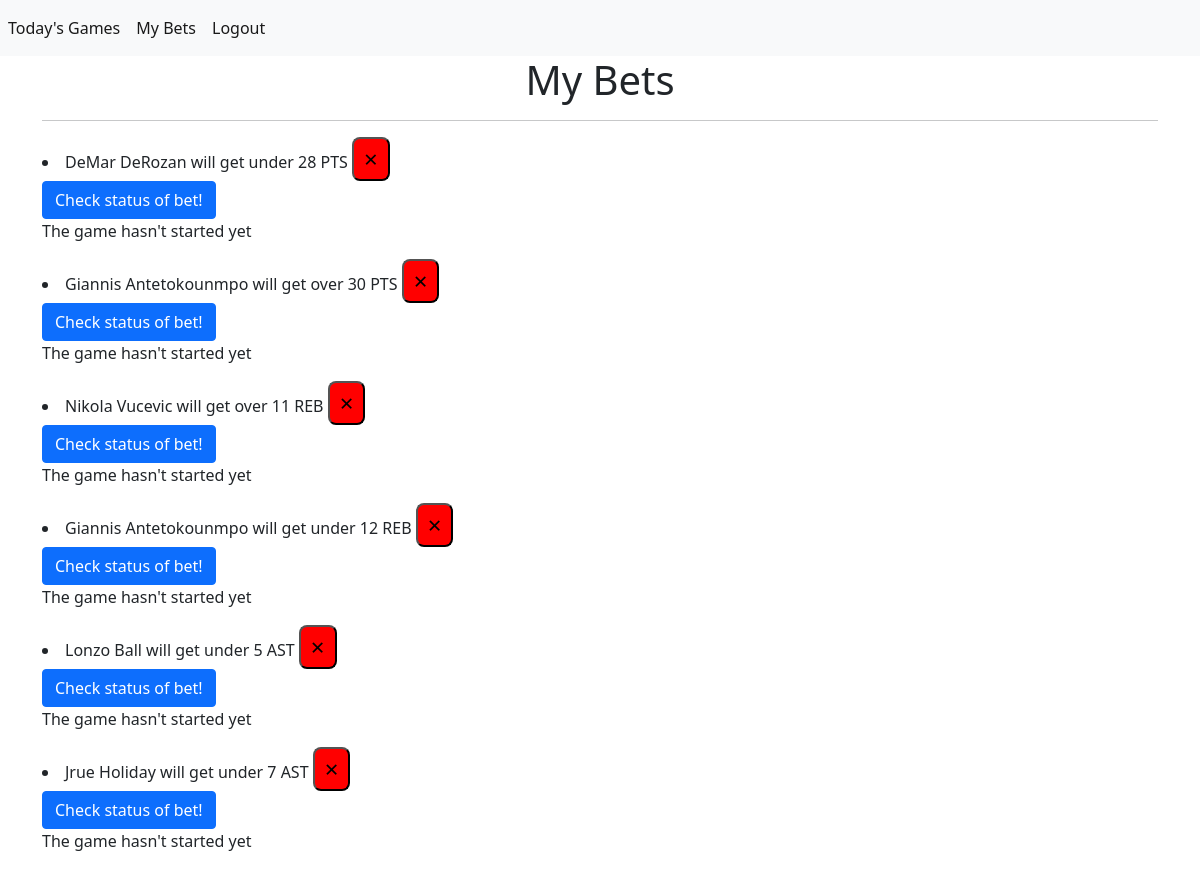
Screenshot of /my-bets (signed in) with the database file from the repository.
### app/models.py (models this page shows)
class Bet(db.Model):
    __table_args__ = (
        db.UniqueConstraint('game_id', 'team', 'player_name', 'statistic', 'num_stats', 'user_id'),
    )
    id = db.Column(db.Integer, primary_key = True)
    game_id = db.Column(db.String(50))
    team = db.Column(db.String(100))
    player_name = db.Column(db.String(500))
    statistic = db.Column(db.String(100))
    over_statistic = db.Column(db.Boolean, default = False, nullable = False)
    num_stats = db.Column(db.Integer)
    date = db.Column(db.DateTime(timezone=True), server_default=func.now())
    w_or_l = db.Column(db.Boolean, default = None, nullable = True)
    game_status = db.Column(db.Integer, nullable = True)
    stats_actual = db.Column(db.Integer, nullable = True)
    wagered_amount = db.Column(db.Integer, nullable = True)
    net_revenue = db.Column(db.Integer, nullable = True)
    user_id = db.Column(db.Integer, db.ForeignKey('user.id'))

### app/views.py (the view)
@app.route("/my-bets")
def my_bets():
    return render_template("user_bets.html", user = current_user)

### app/__init__.py (called while the page is built)
@login_manager.user_loader
def load_user(id):
    return User.query.get(int(id))

### app/templates/user_bets.html (shortened to what this page needs)
{% extends "main/base.html" %}
{% block main %}
<div class="container">
    <div class="row">
        <div class="col">
            <h1>My Bets</h1>
            <hr>
            <p> {% for bet in user.bets %}
                <li>{% if bet.over_statistic == true %}
                    {{bet.player_name}} will get over {{bet.num_stats| round| int}} {{bet.statistic}}
                    {% else %}
                    {{bet.player_name}} will get under {{bet.num_stats| round| int}} {{bet.statistic}}
                    {% endif %}
                    <button type="button" class="close" onClick="deleteBet('{{ bet.id }}')">
                        <span aria-hidden="true">&times;</span>
                    </button>
                    <br>
                    <button type="button" class="btn btn-primary" onClick = "checkBetStatus('{{ bet.id }}')">
                        Check status of bet!
                    </button>
                    {% if bet.game_status is none or bet.game_status == 1  %}
                        <p>The game hasn't started yet</p>
                    {% elif bet.game_status == 2 and bet.w_or_l is none %}
                        <p style="color: rgb(202, 181, 28)">The game is in progress. {{ bet.player_name }} currently has {{ bet.stats_actual }} {{ bet.statistic }}</p>
                    {% elif bet.game_status == 2 and bet.w_or_l == true %}
                        <p style="color: rgb(0, 240, 160)">You won! {{ bet.player_name }} currently has {{ bet.stats_actual }} {{ bet.statistic }}</p>
                    {% elif bet.game_status == 2 and bet.w_or_l == false %}
                        <p style="color: red"> You lost. {{ bet.player_name }} currently has {{ bet.stats_actual }} {{ bet.statistic }}</p>
                    {% elif bet.game_status == 3 %}
                        {% if bet.w_or_l == true %}
                        <p style = "color: rgb(0, 240, 160);">You won! {{ bet.player_name }} got {{ bet.stats_actual }} {{ bet.statistic }}!</p>
                        {% else %}
                        <p style = "color: red;">You lost. {{ bet.player_name }} got {{ bet.stats_actual }} {{ bet.statistic }}</p>
                        {% endif %}
                    {% endif %}
                </li>
                {% endfor %}
            </p>
        </div>
    </div>
</div>
{% endblock %}

### app/templates/main/base.html (shortened to what this page needs)
<!doctype html>
<html lang="en">
<head>
    <link href="https://cdn.jsdelivr.net/npm/bootstrap@5.1.3/dist/css/bootstrap.min.css" rel="stylesheet"
>
    <link rel="stylesheet" href="{{ url_for('static', filename='css/style.css') }}">
</head>
<body>
    <nav class="navbar navbar-expand-lg navbar-light bg-light">
        <div class="collapse navbar-collapse" id="navbar">
            <div class="navbar-nav">
                {% if user.is_authenticated %}
                <a class="nav-link active" id = "today_games" href="/">Today's Games</a>
                <a class="nav-link active" id = "today_games" href="/my-bets">My Bets</a>
                <a class="nav-link active" id="logout" href="/logout">Logout</a>
                {% else %}
                <a class="nav-link active" id ="login" href="/login">Login</a>
                <a class="nav-link active" io="sign_up" href="/sign-up">Sign Up</a>
                {% endif %}
            </div>
        </div>
    </nav>
    <main>
        {% block main %} {% endblock %}
    </main>
</body>
</html>

### app/static/css/style.css (style rules this page uses)
h1 { text-align: center; }
.close { background-color: red; color: black; text-align: center; font-size: 24px; padding: 2px 10px; transition-duration: 0.4s; border-radius: 8px; }

### rows the page displays
Bet: player_name "DeMar DeRozan", num_stats "28", statistic "PTS", shows "The game hasn't started yet"
Bet: player_name "Giannis Antetokounmpo", num_stats "30", statistic "PTS", shows "The game hasn't started yet"
Bet: player_name "Nikola Vucevic", num_stats "11", statistic "REB", shows "The game hasn't started yet"
Bet: player_name "Giannis Antetokounmpo", num_stats "12", statistic "REB", shows "The game hasn't started yet"
Bet: player_name "Lonzo Ball", num_stats "5", statistic "AST", shows "The game hasn't started yet"
Bet: player_name "Jrue Holiday", num_stats "7", statistic "AST", shows "The game hasn't started yet"
